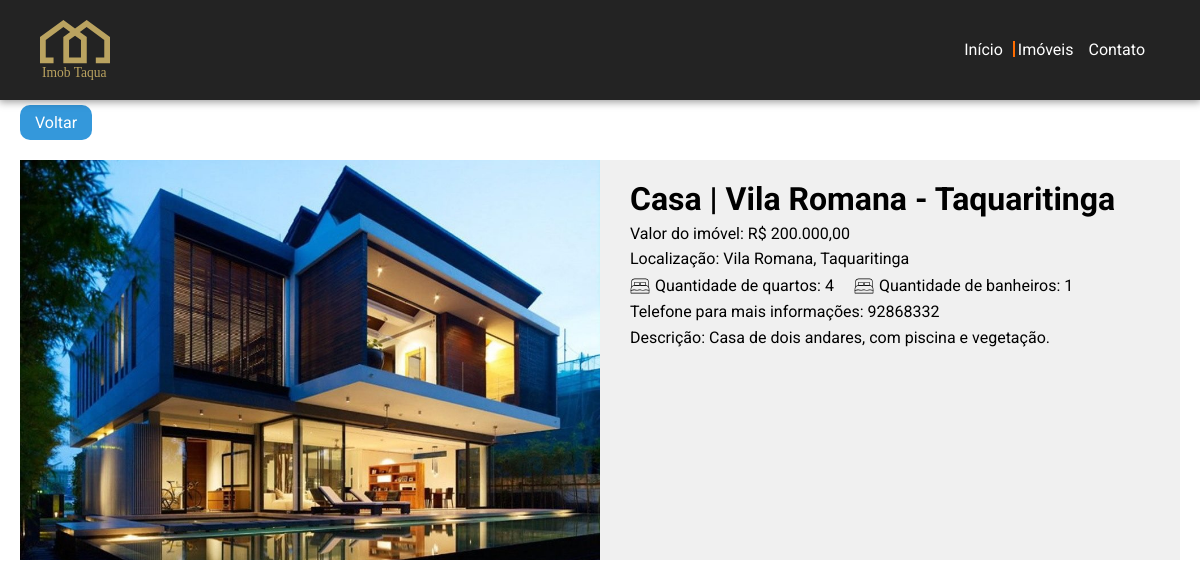
Page /html/viewPropertie.php?propertieId=110 on the committed database.
### tables this page shows
CREATE TABLE `properties` (
  `id` int(11) NOT NULL,
  `title` varchar(255) NOT NULL,
  `description` varchar(255) NOT NULL,
  `price` varchar(255) NOT NULL,
  `address` varchar(255) NOT NULL,
  `city` varchar(255) NOT NULL,
  `rooms` varchar(255) NOT NULL,
  `bathroom` varchar(255) NOT NULL,
  `type_propertie` varchar(255) NOT NULL,
  `phone` varchar(255) NOT NULL,
  `srcfile` varchar(255) NOT NULL
);

### html/viewPropertie.php (the view, shortened to what this page needs)
<!DOCTYPE html>
<html lang="pt-br">
<head>
    <link rel="stylesheet" href="../css/style.css">
</head>
<body>
    <?php
        $connect = new PDO('mysql:host=localhost;dbname=pi6','root','');
        $connect->setAttribute(PDO::ATTR_ERRMODE, PDO::ERRMODE_EXCEPTION);
        $id = $_GET['propertieId'];
        $sql = "SELECT * FROM properties WHERE id=$id";
        $result = $connect->prepare($sql);
        $result->execute();
        $fetch = $result->fetchAll(PDO::FETCH_OBJ);
    ?>
    <header id="header">
    <div id="header_menu">
            <svg id="Layer_1" height="60" data-name="Layer 1" xmlns="http://www.w3.org/2000/svg" viewBox="0 0 72.29 61.94"><text class="cls-2" transform="translate(1.99 59.01)">Imob Taqua</text></svg>
            <nav id="header_menu_nav">
                <a href="index.php">
                    Início
                </a>
                <a class="header_menu_nav_activeLink" href="properties.php">
                    Imóveis
                </a>
                <a href="contact.php">
                    Contato
                </a>
            </nav>
        </div>
    </header>
    <main class="container">
        <a href="http://localhost/Projeto-Integrador-VI/html/properties.php" class="backBtn">Voltar</a>
        <div id="viewPropertie">
            <?php
                foreach($fetch as $propertie){
            ?>
            <img id="viewPropertie_img" src="<?=$propertie->srcfile?>" alt="Imagem ilustrativa">
            <div id="viewPropertie_rightContent">
                <h1 class="viewPropertie_rightContent_mb8">
                   <?=$propertie->title?>
                </h1>
                <p class="viewPropertie_rightContent_text viewPropertie_rightContent_mb8">
                   Valor do imóvel: R$ <?=$propertie->price?>,00
                </p>
                <div class="viewPropertie_rightContent_row viewPropertie_rightContent_mb8">
                    <p class="viewPropertie_rightContent_text">
                       Localização: <?=$propertie->address?>,
                    </p>
                    <p class="viewPropertie_rightContent_text">
                        <?=$propertie->city?>
                    </p>
                </div>
                <div class="viewPropertie_rightContent_column viewPropertie_rightContent_mb8">
                    <div class="viewPropertie_rightContent_row">
                        <p class="viewPropertie_rightContent_text">
                          Quantidade de quartos:  <?=$propertie->rooms?>
                        </p>
                    </div>
                    <div class="viewPropertie_rightContent_row">
                        <p class="viewPropertie_rightContent_text">
                         Quantidade de banheiros:   <?=$propertie->bathroom?>
                        </p>
                    </div>
                </div>
                <p class="viewPropertie_rightContent_text viewPropertie_rightContent_mb8">
                    Telefone para mais informações: <?=$propertie->phone?>
                </p>
                <p id="viewPropertie_rightContent_description">
                   Descrição: <?=$propertie->description?>
                </p>
            </div>
            <?php
                }
            ?>
        </div>
    </main>
</body>
</html>

### css/style.css (style rules this page uses)
* { margin:0;padding:0 }
h1,h2,h3,h4,h5,h6,a,p,span,li,i input,textarea,label,button,input::placeholder,textarea::placeholder,table { font-family:"Roboto",sans-serif !important }
a { text-decoration:none;outline:none }
.container { max-width:1300px;margin:0 auto }
@media (max-width: 1240px) { .container { margin:0 20px } }
#header { position:relative }
#header #header_menu { width:100%;display:flex;align-items:center;justify-content:space-between;background-color:#232323;box-shadow:0 1px 8px 1px rgba(0,0,0,.4);box-sizing:border-box;padding:20px 40px;top:0;position:fixed;z-index:999999 }
#header #header_menu #header_menu_nav { display:flex;transition:right .3s }
#header #header_menu #header_menu_nav a { color:#fff;display:block;font-size:1rem;font-weight:400;line-height:1;margin-right:15px;position:relative }
#header #header_menu #header_menu_nav a::after { content:"";width:2px;height:100%;display:block;background-color:#ff6c00;position:absolute;top:-1px;left:-5px;transform:scaleY(0);transition:transform .3s }
#header #header_menu #header_menu_nav a.header_menu_nav_activeLink::after { transform:scaleY(1) }

### html/viewPropertie.php (style rules this page uses)
main { position: relative; }
#viewPropertie { display: grid; grid-template-columns: 1fr 1fr; padding: 60px 0 30px 0; }
#viewPropertie_img { width: 100%; max-height: 400px; object-fit: cover; }
#viewPropertie_rightContent { background-color: #f0f0f0; padding: 20px 0 20px 30px; }
#viewPropertie_rightContent h1 { color: $primary_color; font-size: $font_title; }
#viewPropertie_rightContent_description { color: $primary_color; font-size: $font_default; }
.viewPropertie_rightContent_text { font-size: 1rem; line-height: 1; }
.viewPropertie_rightContent_column { display: flex; align-items: center; column-gap: 20px; }
.viewPropertie_rightContent_row { display: flex; align-items: center; }
.viewPropertie_rightContent_row svg { width: 20px; margin-right: 5px; }
.viewPropertie_rightContent_mb8 { margin-bottom: 8px; }
.backBtn { color: #fff; background-color: #3498db; border-radius: 10px; padding: 8px 15px; position: absolute; left: 0; top: 5px; }
.cls-1,.cls-2 { fill:#baa360; }
.cls-2 { isolation:isolate;font-size:14px;font-family:Modern-Regular, "Modern No. 20"; }

### rows in the picture
properties: srcfile (picture), title "Casa | Vila Romana - Taquaritinga", price "200.000", address "Vila Romana", city "Taquaritinga", rooms "4", bathroom "1", phone "92868332", description "Casa de dois andares, com piscina e vegetação."
